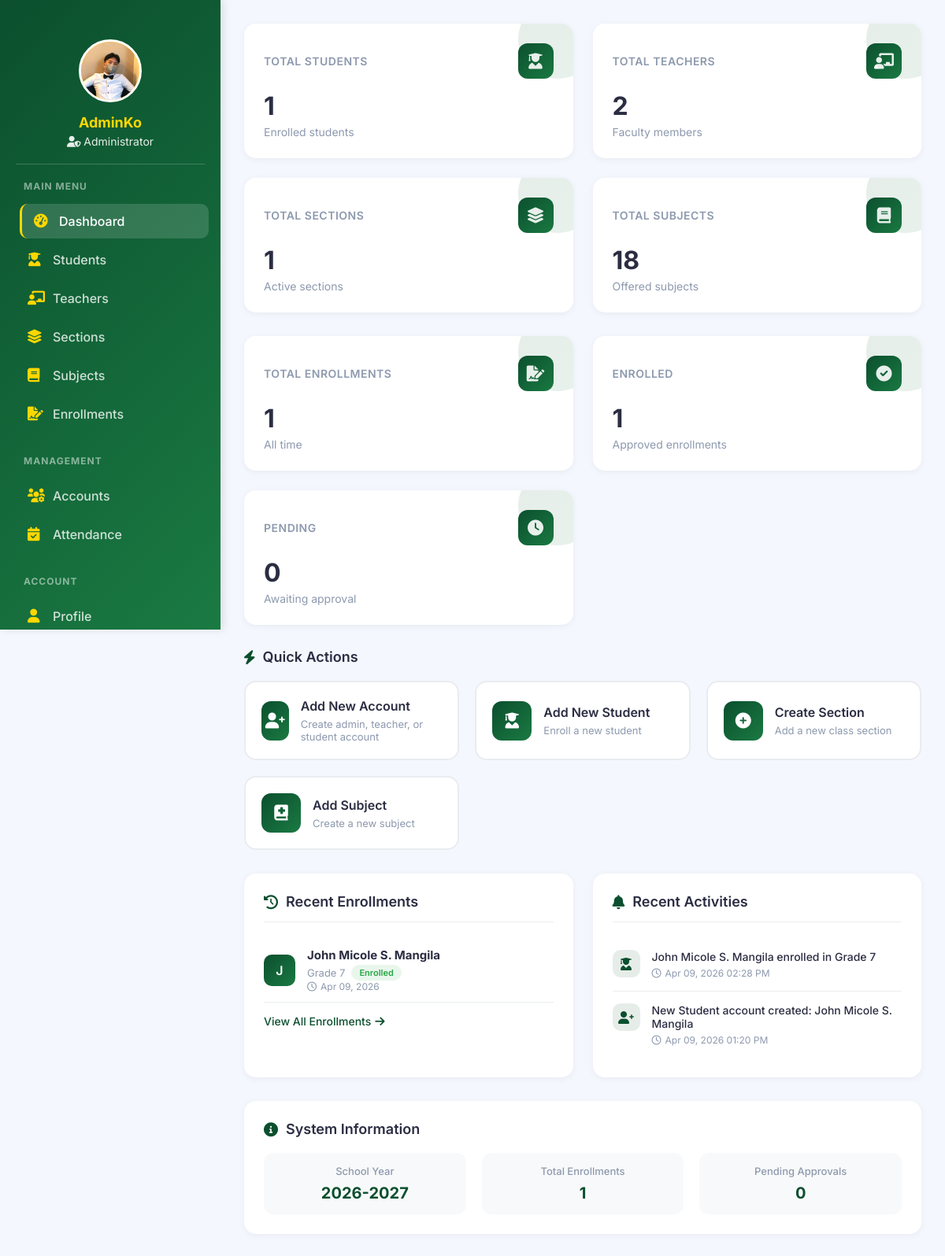
The app's page /admin/dashboard.php (signed in) with its own data.
### tables this page shows
CREATE TABLE `users` (
  `id` int(11) NOT NULL,
  `id_number` varchar(50) DEFAULT NULL,
  `firstname` varchar(100) DEFAULT NULL,
  `middlename` varchar(50) DEFAULT NULL,
  `lastname` varchar(100) DEFAULT NULL,
  `birthdate` date DEFAULT NULL,
  `gender` enum('Male','Female','Other') DEFAULT NULL,
  `fullname` varchar(100) DEFAULT NULL,
  `email` varchar(100) DEFAULT NULL,
  `password` varchar(255) DEFAULT NULL,
  `role` enum('Admin','Registrar','Teacher','Student') DEFAULT NULL,
  `status` enum('pending','approved','rejected') NOT NULL DEFAULT 'pending',
  `two_factor_enabled` tinyint(1) NOT NULL DEFAULT 0,
  `two_factor_last_used` timestamp NULL DEFAULT NULL,
  `two_factor_verified` tinyint(1) NOT NULL DEFAULT 0,
  `last_password_change` timestamp NULL DEFAULT NULL,
  `approved_by` int(11) DEFAULT NULL,
  `approved_at` timestamp NULL DEFAULT NULL,
  `rejection_reason` text DEFAULT NULL,
  `created_at` timestamp NOT NULL DEFAULT current_timestamp(),
  `profile_picture` varchar(255) DEFAULT NULL
);

CREATE TABLE `enrollments` (
  `id` int(11) NOT NULL,
  `student_id` int(11) NOT NULL,
  `grade_id` int(11) NOT NULL,
  `section_id` int(11) DEFAULT NULL,
  `school_year` varchar(20) NOT NULL,
  `status` enum('Pending','Enrolled','Rejected') DEFAULT 'Pending',
  `strand` varchar(50) DEFAULT NULL,
  `form_138` varchar(255) DEFAULT NULL,
  `created_at` timestamp NOT NULL DEFAULT current_timestamp(),
  `good_moral` varchar(255) DEFAULT NULL,
  `psa_birth` varchar(255) DEFAULT NULL,
  `student_type` enum('new','continuing','transferee') DEFAULT 'new',
  `form_137` varchar(255) DEFAULT NULL,
  `psa_birth_cert` varchar(255) DEFAULT NULL,
  `good_moral_cert` varchar(255) DEFAULT NULL,
  `certificate_of_completion` varchar(255) DEFAULT NULL,
  `id_pictures` varchar(255) DEFAULT NULL,
  `medical_cert` varchar(255) DEFAULT NULL,
  `entrance_exam_result` varchar(255) DEFAULT NULL,
  `other_documents` text DEFAULT NULL
);

CREATE TABLE `grade_levels` (
  `id` int(11) NOT NULL,
  `grade_name` varchar(20) DEFAULT NULL
);

### admin/dashboard.php (the view, shortened to what the rows shown need)
<?php
include("../config/database.php");
$admin_name = $_SESSION['user']['fullname'];
$admin_id = $_SESSION['user']['id'];
$admin_stmt = $conn->prepare("SELECT profile_picture FROM users WHERE id = ?");
$admin_stmt->execute([$admin_id]);
$admin = $admin_stmt->fetch(PDO::FETCH_ASSOC);
$profile_picture = $admin['profile_picture'] ?? null;
$recent_enrollments = $conn->prepare("
    SELECT e.*, u.fullname, g.grade_name
    FROM enrollments e
    JOIN users u ON e.student_id = u.id
    JOIN grade_levels g ON e.grade_id = g.id
    ORDER BY e.created_at DESC
    LIMIT 5
");
$recent_enrollments->execute();
$recent_enrollments_list = $recent_enrollments->fetchAll(PDO::FETCH_ASSOC);
?>
<!DOCTYPE html>
<html lang="en">
<head>
    <link rel="stylesheet" href="https://cdnjs.cloudflare.com/ajax/libs/font-awesome/6.0.0/css/all.min.css">
</head>
<body>
    <div class="app-container">
        <div class="sidebar">
            <div class="admin-info">
                <div class="admin-avatar">
                    <?php if($profile_picture && file_exists("../" . $profile_picture)): ?>
                        <img src="../<?php echo $profile_picture; ?>" alt="Profile Picture">
                    <?php else: ?>
                        <div class="avatar-initial">
                            <?php echo strtoupper(substr($admin_name, 0, 1)); ?>
                        </div>
                    <?php endif; ?>
                </div>
            </div>
        </div>
        <div class="main-content">
            <div class="dashboard-grid">
                <div class="info-card">
                    <?php if(count($recent_enrollments_list) > 0): ?>
                        <?php foreach($recent_enrollments_list as $enrollment): ?>
                            <div class="enrollment-item">
                                <div class="enrollment-avatar">
                                    <?php echo strtoupper(substr($enrollment['fullname'], 0, 1)); ?>
                                </div>
                                <div class="enrollment-info">
                                    <h4><?php echo htmlspecialchars($enrollment['fullname']); ?></h4>
                                    <p>
                                        <span><?php echo htmlspecialchars($enrollment['grade_name']); ?></span>
                                        <span class="status-badge status-<?php echo strtolower($enrollment['status']); ?>">
                                            <?php echo $enrollment['status']; ?>
                                        </span>
                                    </p>
                                    <span class="activity-time">
                                        <i class="far fa-clock"></i>
                                        <?php echo date('M d, Y', strtotime($enrollment['created_at'])); ?>
                                    </span>
                                </div>
                            </div>
                        <?php endforeach; ?>
                    <?php endif; ?>
                </div>
            </div>
        </div>
    </div>
</body>
</html>

### records on screen
users: profile_picture (picture)
enrollments: student.fullname "J", student.fullname "John Micole S. Mangila", grade.grade_name "Grade 7", status "Enrolled", created_at "Apr 09, 2026"

### other values on screen
explode(' ', $admin_name)[0] "AdminKo"
$student_count "1"
$teacher_count "2"
$section_count "1"
$subject_count "18"
$enrollment_count "1"
$enrolled_count "1"
$pending_count "0"
$activity['description'] "John Micole S. Mangila enrolled in Grade 7"
date('M d, Y h:i A', strtotime($activity['created_at'])) "Apr 09, 2026 02:28 PM"
$activity['description'] "New Student account created: John Micole S. Mangila"
date('M d, Y h:i A', strtotime($activity['created_at'])) "Apr 09, 2026 01:20 PM"
